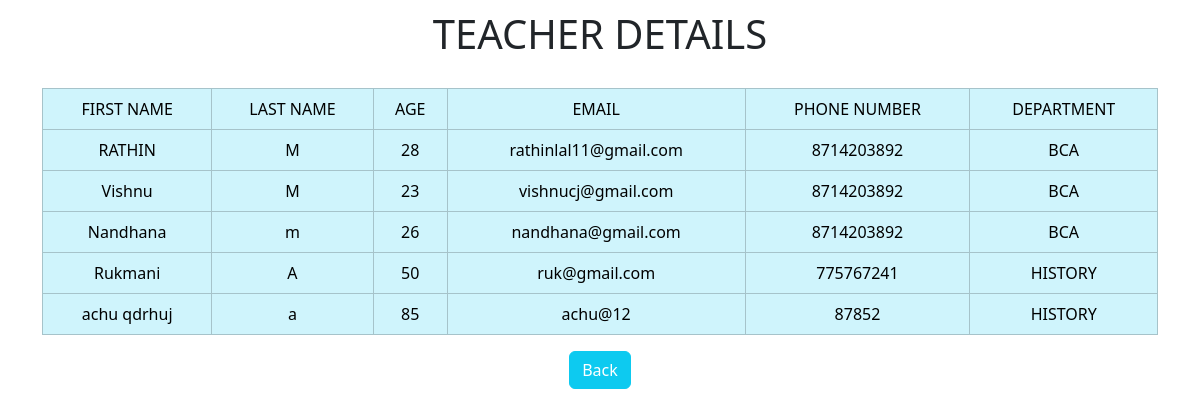
Page /studentDetails/ on the earlier database version.
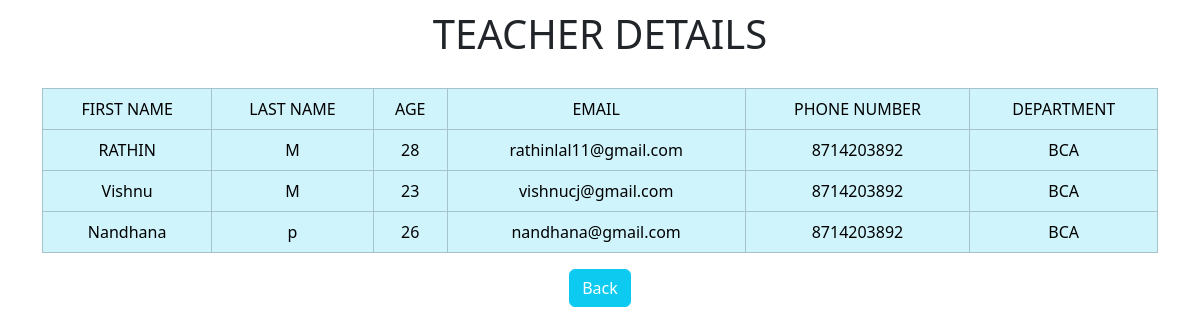
Same page on the later database version.
### school_m/models.py (models this page shows)
class Student1(models.Model):
    department_id = models.ForeignKey(Department,on_delete=models.CASCADE)
    stud_id = models.ForeignKey(User,on_delete=models.CASCADE)
    age = models.IntegerField()
    phone = models.BigIntegerField()
    class Meta:
        db_table = 'STUDENT 1'

class User (AbstractUser):
    user_type = models.CharField(max_length=30)
    class Meta:
        db_table = 'USER'

class Department(models.Model):
    department_name = models.CharField(max_length=50)
    class Meta:
        db_table = 'DEPARTMENT'

### school_m/views.py (the view)
# urls.py: path('studentDetails/', views.student_details, ),
def student_details(request):
    data= Student1.objects.filter(stud_id__is_active=True)
    return render(request,'student_details.html',{'data':data})

### school_m/templates/student_details.html (shortened to what this page needs)
<!DOCTYPE html>
<html lang="en">
<head>
    <link href="https://cdn.jsdelivr.net/npm/bootstrap@5.3.8/dist/css/bootstrap.min.css" rel="stylesheet"
>
     <link rel="stylesheet" href="https://cdnjs.cloudflare.com/ajax/libs/remixicon/4.6.0/remixicon.css"
 />
</head>
<body style="text-align: center; padding: 10px;">
<h1>TEACHER DETAILS</h1>
    <div class="container">
        <table class="table table-info table-bordered table-hover">
            <tr>
                <td>FIRST NAME</td>
                <td>LAST NAME</td>
                <td>AGE</td>
                <td>EMAIL</td>
                <td>PHONE NUMBER</td>
                <td>DEPARTMENT</td>
            </tr>
            {% for i in data %}
              <tr>
                <td>{{i.stud_id.first_name}}</td>
                <td>{{i.stud_id.last_name}}</td>
                <td>{{i.age}}</td>
                <td>{{i.stud_id.email}}</td>
                <td>{{i.phone}}</td>
                <td>{{i.department_id.department_name}}</td>
              </tr>
            {% endfor %}
        </table>
        <button class="btn btn-info" style="margin-left: 0px;"><a href="/addmin/"   style="text-decoration: none;color: white;">Back</a></button>
    </div>
</body>
</html>

### school_m/templates/student_details.html (style rules this page uses)
.container { text-align: center; margin-top: 30px; }

Differences in the rows shown:
removed Student1: stud_id.first_name "Rukmani", stud_id.last_name "A", age "50", stud_id.email "ruk@gmail.com", phone "775767241", department_id.department_name "HISTORY"
removed Student1: stud_id.first_name "achu qdrhuj", stud_id.last_name "a", age "85", stud_id.email "achu@12", phone "87852", department_id.department_name "HISTORY"
changed through a linked row, Student1 "Nandhana": stud_id.last_name "m" → "p"
